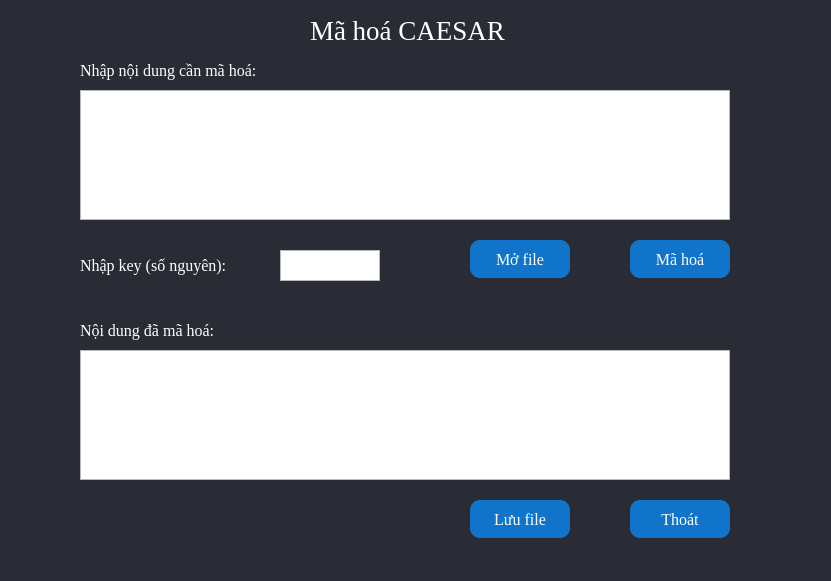
<?xml version="1.0" encoding="UTF-8"?>
<ui version="4.0">
 <class>Form</class>
 <widget class="QWidget" name="Form">
  <property name="geometry">
   <rect>
    <x>0</x>
    <y>0</y>
    <width>831</width>
    <height>581</height>
   </rect>
  </property>
  <property name="windowTitle">
   <string>Form</string>
  </property>
  <property name="styleSheet">
   <string notr="true">#Form{
background-color: #292C35;
color: rgb(255, 255, 255);
}
#btnMaHoa{
	background-color: #1074CA;
	color: rgb(255, 255, 255);
	border-radius: 10px;
}
#btnOpenFile{
	background-color: #1074CA;
	color: rgb(255, 255, 255);
	border-radius: 10px;
}
#btnSaveFile{
	background-color: #1074CA;
	color: rgb(255, 255, 255);
	border-radius: 10px;

}
#btnClose{
	background-color: #1074CA;
	color: rgb(255, 255, 255);
	border-radius: 10px;

}</string>
  </property>
  <widget class="QTextEdit" name="txtCiphertext">
   <property name="geometry">
    <rect>
     <x>80</x>
     <y>350</y>
     <width>650</width>
     <height>130</height>
    </rect>
   </property>
   <property name="font">
    <font>
     <family>Times New Roman</family>
     <pointsize>12</pointsize>
    </font>
   </property>
   <property name="styleSheet">
    <string notr="true">color: rgb(255, 255, 255);
font: 12pt &quot;Times New Roman&quot;;</string>
   </property>
  </widget>
  <widget class="QLabel" name="label_2">
   <property name="geometry">
    <rect>
     <x>80</x>
     <y>60</y>
     <width>221</width>
     <height>21</height>
    </rect>
   </property>
   <property name="font">
    <font>
     <family>Times New Roman</family>
     <pointsize>12</pointsize>
    </font>
   </property>
   <property name="styleSheet">
    <string notr="true">color: rgb(255, 255, 255);</string>
   </property>
   <property name="text">
    <string>Nhập nội dung cần mã hoá:</string>
   </property>
  </widget>
  <widget class="QTextEdit" name="txtKey">
   <property name="geometry">
    <rect>
     <x>280</x>
     <y>250</y>
     <width>100</width>
     <height>31</height>
    </rect>
   </property>
   <property name="font">
    <font>
     <family>Times New Roman</family>
     <pointsize>12</pointsize>
    </font>
   </property>
   <property name="styleSheet">
    <string notr="true">color: rgb(255, 255, 255);
font: 12pt &quot;Times New Roman&quot;;</string>
   </property>
  </widget>
  <widget class="QLabel" name="label_3">
   <property name="geometry">
    <rect>
     <x>80</x>
     <y>250</y>
     <width>191</width>
     <height>31</height>
    </rect>
   </property>
   <property name="font">
    <font>
     <family>Times New Roman</family>
     <pointsize>12</pointsize>
    </font>
   </property>
   <property name="styleSheet">
    <string notr="true">color: rgb(255, 255, 255);</string>
   </property>
   <property name="text">
    <string>Nhập key (số nguyên):</string>
   </property>
  </widget>
  <widget class="QLabel" name="label">
   <property name="geometry">
    <rect>
     <x>310</x>
     <y>0</y>
     <width>241</width>
     <height>61</height>
    </rect>
   </property>
   <property name="font">
    <font>
     <family>Times New Roman</family>
     <pointsize>20</pointsize>
     <weight>50</weight>
     <italic>false</italic>
     <bold>false</bold>
    </font>
   </property>
   <property name="styleSheet">
    <string notr="true">color: rgb(255, 255, 255);</string>
   </property>
   <property name="text">
    <string>Mã hoá CAESAR</string>
   </property>
  </widget>
  <widget class="QPushButton" name="btnOpenFile">
   <property name="geometry">
    <rect>
     <x>470</x>
     <y>240</y>
     <width>100</width>
     <height>38</height>
    </rect>
   </property>
   <property name="font">
    <font>
     <family>Times New Roman</family>
     <pointsize>12</pointsize>
    </font>
   </property>
   <property name="text">
    <string>Mở file</string>
   </property>
   <property name="icon">
    <iconset>
     <normaloff>../icon/mo.png</normaloff>../icon/mo.png</iconset>
   </property>
  </widget>
  <widget class="QTextEdit" name="txtPlaintext">
   <property name="geometry">
    <rect>
     <x>80</x>
     <y>90</y>
     <width>650</width>
     <height>130</height>
    </rect>
   </property>
   <property name="styleSheet">
    <string notr="true">color: rgb(255, 255, 255);
font: 12pt &quot;Times New Roman&quot;;</string>
   </property>
  </widget>
  <widget class="QPushButton" name="btnSaveFile">
   <property name="geometry">
    <rect>
     <x>470</x>
     <y>500</y>
     <width>100</width>
     <height>38</height>
    </rect>
   </property>
   <property name="font">
    <font>
     <family>Times New Roman</family>
     <pointsize>12</pointsize>
    </font>
   </property>
   <property name="text">
    <string>Lưu file</string>
   </property>
   <property name="icon">
    <iconset>
     <normaloff>../icon/luufile.png</normaloff>../icon/luufile.png</iconset>
   </property>
   <property name="iconSize">
    <size>
     <width>16</width>
     <height>16</height>
    </size>
   </property>
   <property name="checkable">
    <bool>false</bool>
   </property>
  </widget>
  <widget class="QPushButton" name="btnMaHoa">
   <property name="geometry">
    <rect>
     <x>630</x>
     <y>240</y>
     <width>100</width>
     <height>38</height>
    </rect>
   </property>
   <property name="font">
    <font>
     <family>Times New Roman</family>
     <pointsize>12</pointsize>
    </font>
   </property>
   <property name="text">
    <string>Mã hoá</string>
   </property>
   <property name="icon">
    <iconset>
     <normaloff>../icon/mh.png</normaloff>../icon/mh.png</iconset>
   </property>
  </widget>
  <widget class="QLabel" name="label_4">
   <property name="geometry">
    <rect>
     <x>80</x>
     <y>320</y>
     <width>181</width>
     <height>21</height>
    </rect>
   </property>
   <property name="font">
    <font>
     <family>Times New Roman</family>
     <pointsize>12</pointsize>
    </font>
   </property>
   <property name="styleSheet">
    <string notr="true">color: rgb(255, 255, 255);</string>
   </property>
   <property name="text">
    <string>Nội dung đã mã hoá:</string>
   </property>
  </widget>
  <widget class="QPushButton" name="btnClose">
   <property name="geometry">
    <rect>
     <x>630</x>
     <y>500</y>
     <width>100</width>
     <height>38</height>
    </rect>
   </property>
   <property name="font">
    <font>
     <family>Times New Roman</family>
     <pointsize>12</pointsize>
    </font>
   </property>
   <property name="text">
    <string>Thoát</string>
   </property>
   <property name="icon">
    <iconset>
     <normaloff>../icon/thoat.png</normaloff>../icon/thoat.png</iconset>
   </property>
   <property name="iconSize">
    <size>
     <width>20</width>
     <height>20</height>
    </size>
   </property>
   <property name="checkable">
    <bool>false</bool>
   </property>
  </widget>
 </widget>
 <resources/>
 <connections/>
</ui>
